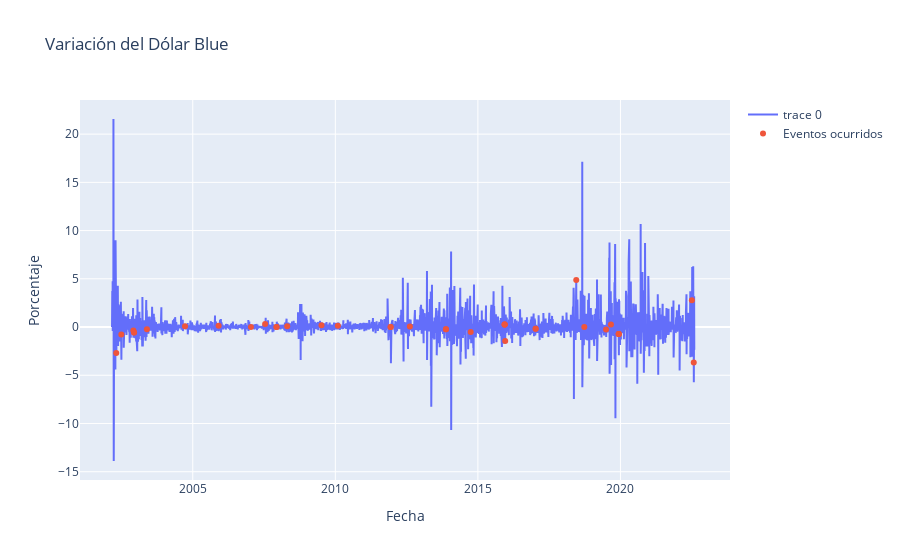

Notebook code for this chart:
### Code cell
fig = go.Figure()
fig.add_trace(go.Scatter(x = table['fecha'], y = table['db_var'], mode='lines'))
fig.add_trace(go.Scatter(x = eventos['fecha'], y = eventos['db_var'], mode='markers', name='Eventos ocurridos'))
fig.update_layout(
    title='Variación del Dólar Blue',
    xaxis_title = 'Fecha',
    yaxis_title = 'Porcentaje')

### Figure 1 — Plotly figure (JSON) as saved in the notebook; plotly's stock layout.template omitted (floating-point values rounded to 4 significant figures; data arrays with more than 128 entries replaced by an {"elided": "..."} marker saying what was removed)
{"data": [{"mode": "lines", "type": "scatter", "x": {"elided": "7468 str values"}, "y": {"elided": "7468 float values"}}, {"mode": "markers", "name": "Eventos ocurridos", "type": "scatter", "x": ["2002-04-27T00:00:00", "2002-07-01T00:00:00", "2002-12-02T00:00:00", "2002-12-11T00:00:00", "2002-12-11T00:00:00", "2003-05-25T00:00:00", "2004-09-24T00:00:00", "2005-11-28T00:00:00", "2007-01-16T00:00:00", "2007-07-17T00:00:00", "2007-12-10T00:00:00", "2007-12-10T00:00:00", "2008-04-25T00:00:00", "2009-07-08T00:00:00", "2010-02-03T00:00:00", "2011-12-10T00:00:00", "2011-12-10T00:00:00", "2012-08-13T00:00:00", "2013-11-18T00:00:00", "2013-11-18T00:00:00", "2014-10-01T00:00:00", "2015-12-10T00:00:00", "2015-12-10T00:00:00", "2015-12-10T00:00:00", "2015-12-17T00:00:00", "2017-01-10T00:00:00", "2017-01-10T00:00:00", "2018-06-14T00:00:00", "2018-09-25T00:00:00", "2019-07-01T00:00:00", "2019-09-01T00:00:00", "2019-12-10T00:00:00", "2019-12-10T00:00:00", "2019-12-10T00:00:00", "2022-07-04T00:00:00", "2022-07-28T00:00:00"], "y": [-2.7, -0.7772, -0.367, -0.5634, -0.5634, -0.2304, 0.08313, 0.1391, 0, 0.32, 0, 0, 0.07692, 0.1956, 0.128, 0, 0, 0.05311, -0.2358, -0.2358, -0.5089, 0.2716, 0.2716, 0.2716, -1.441, -0.1777, -0.1777, 4.887, 0, -0.2678, 0.2639, -0.7143, -0.7143, -0.7143, 2.767, -3.681]}], "layout": {"title": {"text": "Variación del Dólar Blue"}, "xaxis": {"title": {"text": "Fecha"}}, "yaxis": {"title": {"text": "Porcentaje"}}}}
